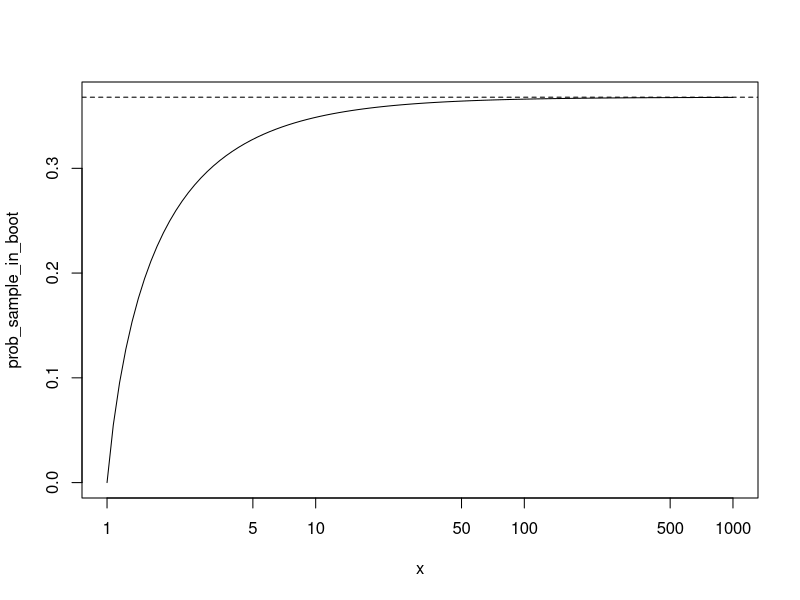

Generate this figure with R:
prob_sample_in_boot <- function(n) {
  return((1-1/n)^n)
}

plot(prob_sample_in_boot, from = 1, to = 1000, log="x")
abline(h=exp(-1), lty=2)
